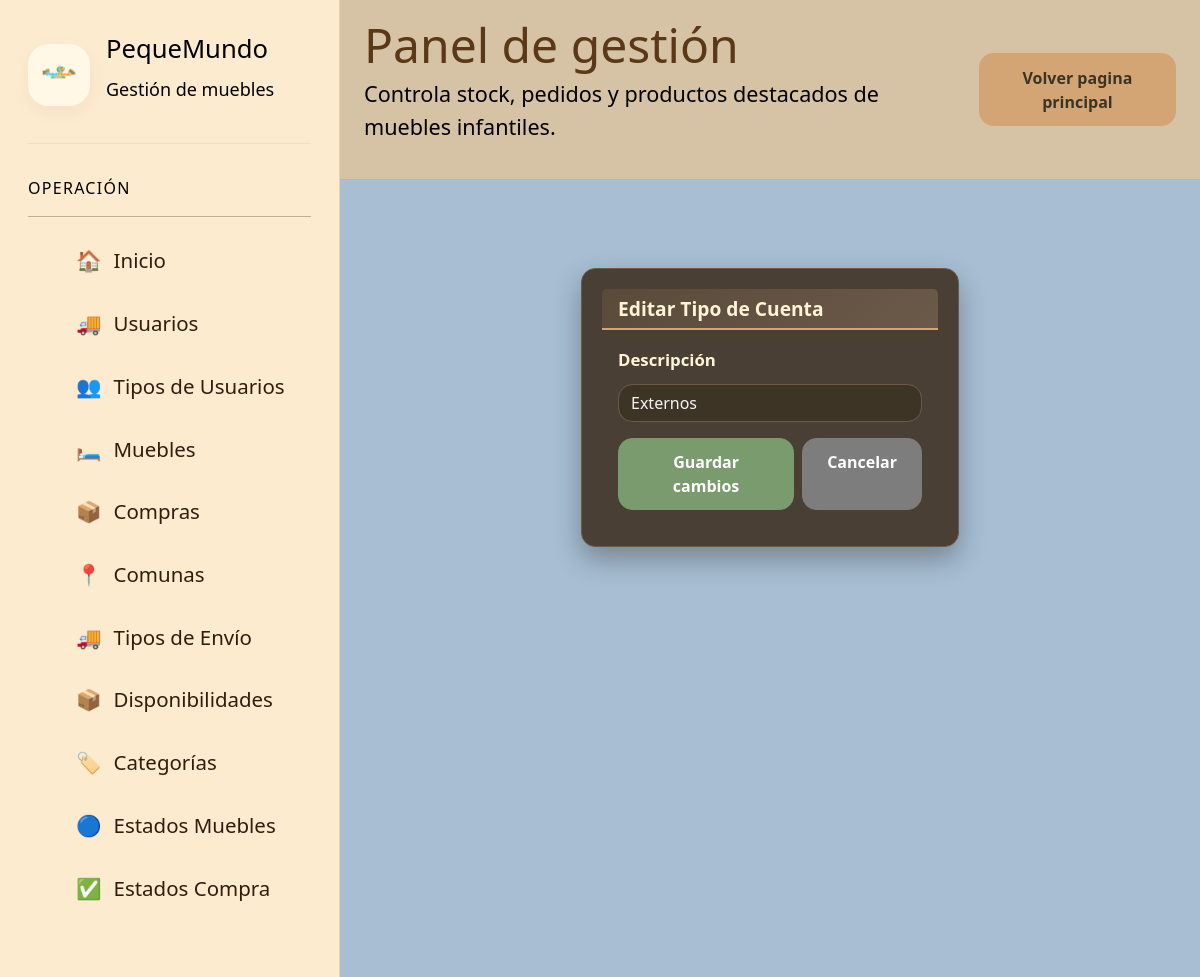
The page /paginaGestionEditarTipoCuenta/4/ (signed in) on the database as committed earlier.
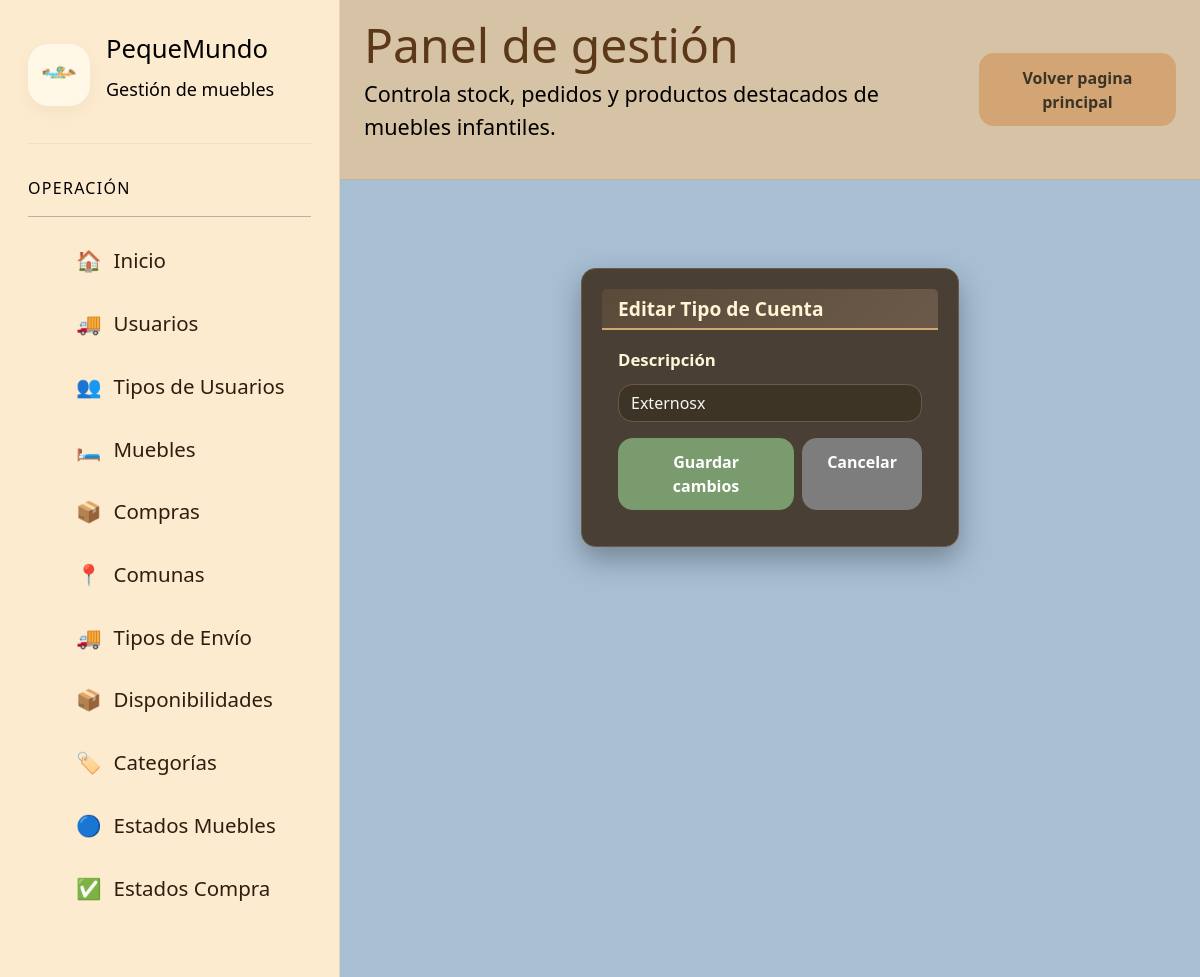
The same page on the database as committed later.
### app/models.py (models this page shows, shortened)
class tipoCuenta(models.Model):
    id = models.AutoField(primary_key=True)
    descripcion = models.CharField(max_length=50)

### app/views.py (the view, shortened to what this page needs)
# urls.py: path('paginaGestionEditarTipoCuenta/<int:id>/', paginaGestionEditarTipoCuenta, name='IDpaginaGestionEditarTipoCuenta'),
@login_required
@user_passes_test(lambda u: u.groups.filter(name__in=['admin', 'vendedores', 'finanzas']).exists(),login_url='IDindex')
def paginaGestionEditarTipoCuenta(request, id):
    try:
        tipo_cuenta_obj = tipoCuenta.objects.get(id=id)
    except tipoCuenta.DoesNotExist:
        messages.error(request, 'El tipo de cuenta no existe.')
        return redirect('IDpaginaGestionTiposCuenta')
    datos = {
        'tipo_cuenta': tipo_cuenta_obj
    }
    return render(request, 'gestiones/administracion/administrador/gestionEditarTipoCuenta.html', datos)

### app/templates/gestiones/administracion/administrador/gestionEditarTipoCuenta.html (shortened to what this page needs)
{% load static %}
{% include 'gestiones/baseGestion/navbarGestion.html' %}
<div class="container mt-5">
    <div class="row justify-content-center">
        <div class="col-md-6">
            <div class="card" style="background-color: #2a2218; border-color: #5a4614;">
                <div class="card-header" style="background-color: #342a1d; border-bottom-color: #5a4614;">
                    <h5 class="mb-0" style="color: #fff5d6;">Editar Tipo de Cuenta</h5>
                </div>
                <div class="card-body">
                    <form method="POST">
                        <div class="mb-3">
                            <label for="id_descripcion" class="form-label" style="color: #fff5d6;">Descripción</label>
                            <input type="text" class="form-control" id="id_descripcion" name="descripcion" value="{{ tipo_cuenta.descripcion }}" placeholder="Ingrese la descripción del tipo de cuenta" required style="background-color: #473825; border-color: #5a4614; color: #fff5d6;">
                        </div>
                        <div class="d-flex gap-2">
                            <button type="submit" class="btn btn-success">Guardar cambios</button>
                            <a href="{% url 'IDpaginaGestionTiposCuenta' %}" class="btn btn-secondary">Cancelar</a>
                        </div>
                    </form>
                </div>
            </div>
        </div>
    </div>
</div>
{% include 'gestiones/baseGestion/footerGestion.html' %}

Rows that differ between the two databases and show on the page:
changed tipoCuenta: descripcion "Externos" → "Externosx"
